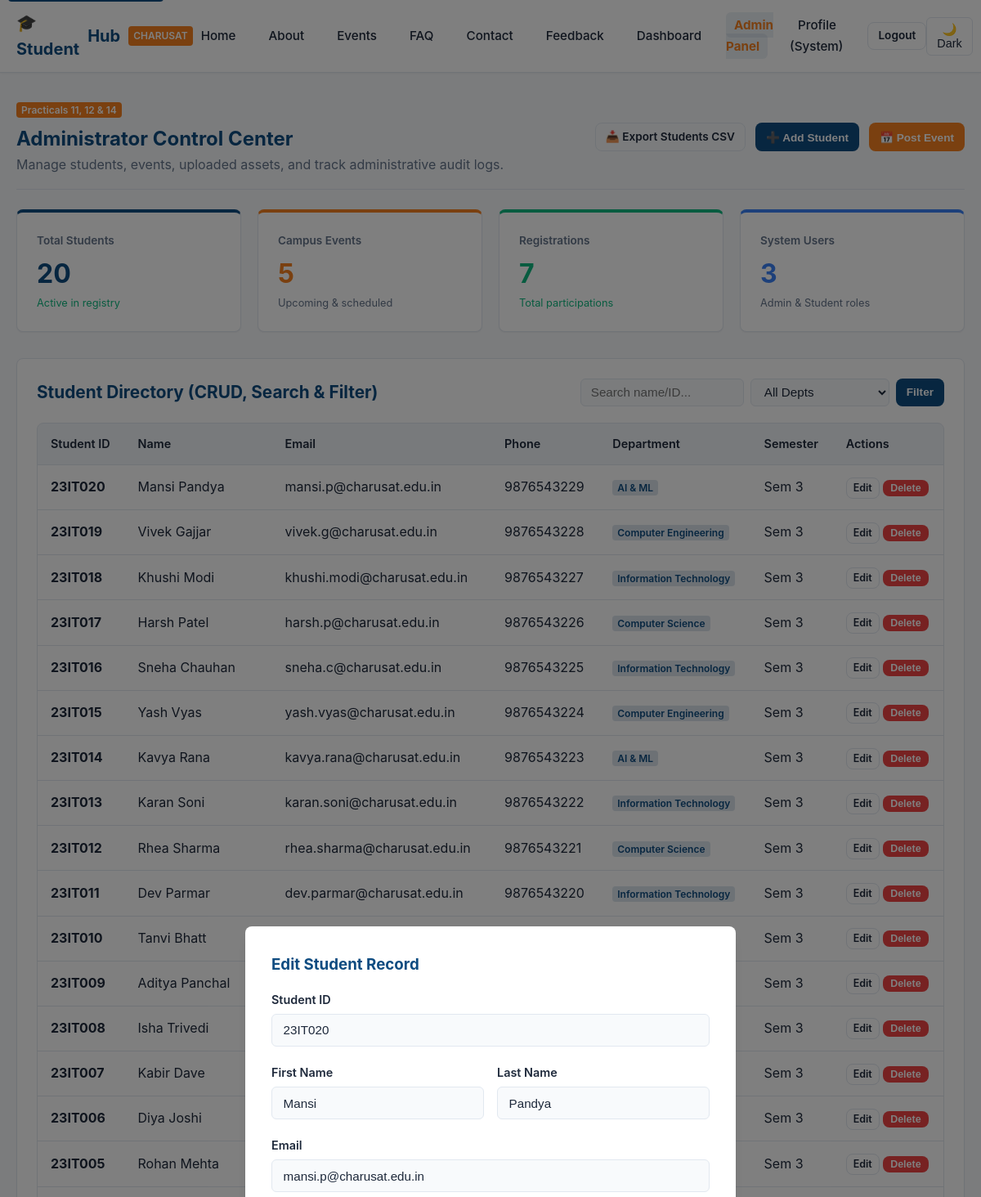
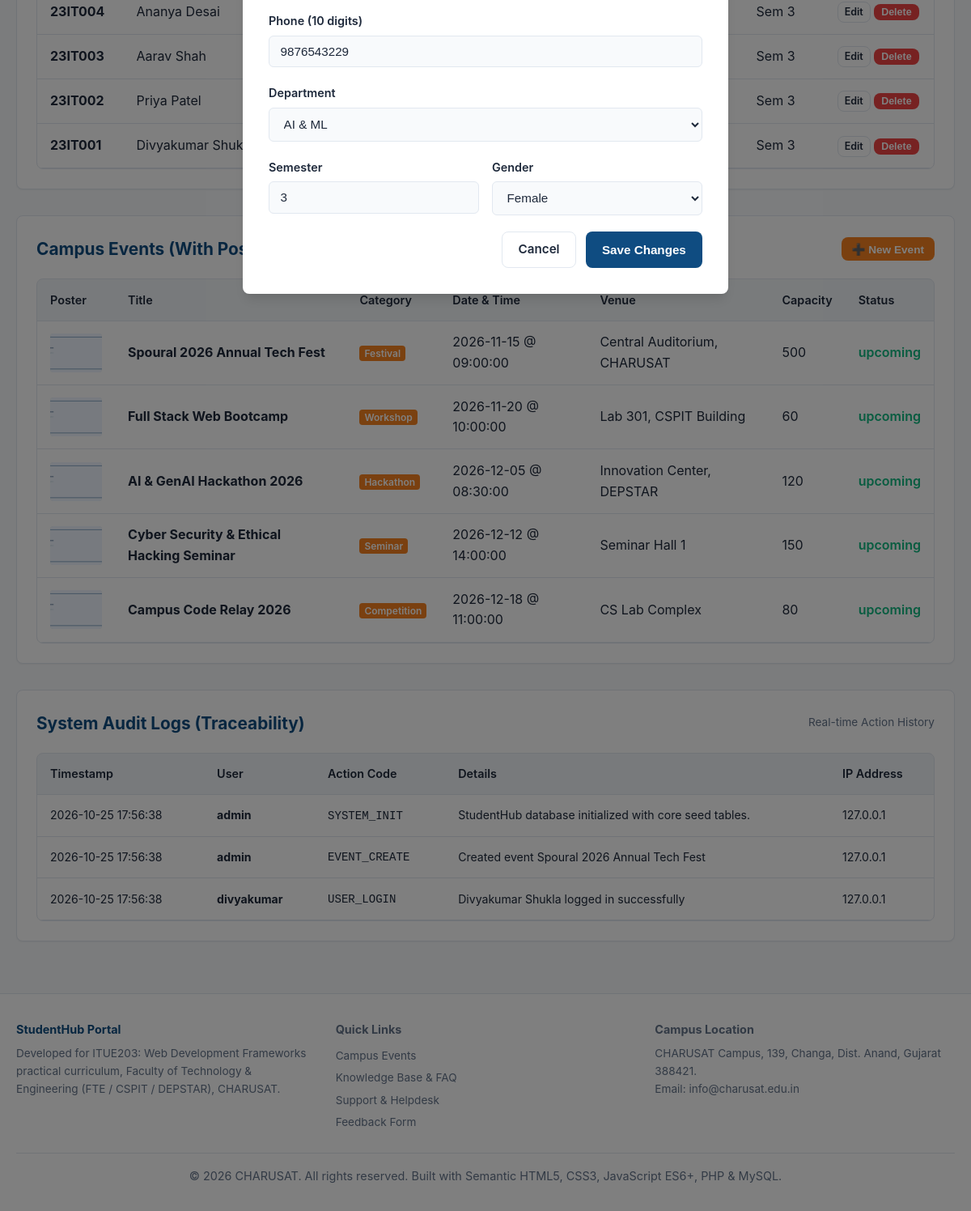
Screenshot of /admin.php?edit_student=20 (signed in) with the database file from the repository (2 pictures, top to bottom).
### tables this page shows
CREATE TABLE `students` (
  `id` INT AUTO_INCREMENT PRIMARY KEY,
  `user_id` INT NULL,
  `student_id` VARCHAR(20) NOT NULL UNIQUE,
  `first_name` VARCHAR(50) NOT NULL,
  `last_name` VARCHAR(50) NOT NULL,
  `email` VARCHAR(100) NOT NULL UNIQUE,
  `phone` VARCHAR(15) NOT NULL,
  `department` VARCHAR(50) NOT NULL,
  `semester` INT NOT NULL DEFAULT 3,
  `gender` ENUM('Male', 'Female', 'Other') NOT NULL,
  `status` ENUM('active', 'inactive', 'deleted') NOT NULL DEFAULT 'active',
  `created_at` TIMESTAMP DEFAULT CURRENT_TIMESTAMP,
  `updated_at` TIMESTAMP DEFAULT CURRENT_TIMESTAMP ON UPDATE CURRENT_TIMESTAMP,
  CONSTRAINT `fk_students_user` FOREIGN KEY (`user_id`) REFERENCES `users` (`id`) ON DELETE SET NULL
);

CREATE TABLE `events` (
  `id` INT AUTO_INCREMENT PRIMARY KEY,
  `title` VARCHAR(150) NOT NULL,
  `category` VARCHAR(50) NOT NULL,
  `description` TEXT NOT NULL,
  `event_date` DATE NOT NULL,
  `event_time` TIME NOT NULL,
  `venue` VARCHAR(100) NOT NULL,
  `poster_image` VARCHAR(255) DEFAULT 'default_event.jpg',
  `capacity` INT NOT NULL DEFAULT 100,
  `status` ENUM('upcoming', 'completed', 'cancelled') NOT NULL DEFAULT 'upcoming',
  `created_by` INT NULL,
  `created_at` TIMESTAMP DEFAULT CURRENT_TIMESTAMP,
  `updated_at` TIMESTAMP DEFAULT CURRENT_TIMESTAMP ON UPDATE CURRENT_TIMESTAMP,
  CONSTRAINT `fk_events_created_by` FOREIGN KEY (`created_by`) REFERENCES `users` (`id`) ON DELETE SET NULL
);

CREATE TABLE `audit_logs` (
  `id` INT AUTO_INCREMENT PRIMARY KEY,
  `user_id` INT NULL,
  `action` VARCHAR(100) NOT NULL,
  `details` TEXT NULL,
  `ip_address` VARCHAR(45) NULL,
  `created_at` TIMESTAMP DEFAULT CURRENT_TIMESTAMP,
  CONSTRAINT `fk_audit_user` FOREIGN KEY (`user_id`) REFERENCES `users` (`id`) ON DELETE SET NULL
);

CREATE TABLE `users` (
  `id` INT AUTO_INCREMENT PRIMARY KEY,
  `username` VARCHAR(50) NOT NULL UNIQUE,
  `email` VARCHAR(100) NOT NULL UNIQUE,
  `password` VARCHAR(255) NOT NULL,
  `role` ENUM('admin', 'student') NOT NULL DEFAULT 'student',
  `full_name` VARCHAR(100) NOT NULL,
  `status` ENUM('active', 'inactive') NOT NULL DEFAULT 'active',
  `last_login` DATETIME NULL,
  `created_at` TIMESTAMP DEFAULT CURRENT_TIMESTAMP,
  `updated_at` TIMESTAMP DEFAULT CURRENT_TIMESTAMP ON UPDATE CURRENT_TIMESTAMP
);

### includes/db.php (called while the page is built, shortened)
<?php
if (class_exists('mysqli')) {
    $conn = @new mysqli(DB_HOST, DB_USER, DB_PASS, DB_NAME, DB_PORT);
    if ($conn->connect_error) {
        error_log("StudentHub DB Connection Error: " . $conn->connect_error);
    } else {
        $db_connected = true;
    }
} else {
    error_log('StudentHub requires the PHP mysqli extension. Enable mysqli in php.ini.');
}
?>

### admin.php (the view, shortened to what this page needs)
<?php
require_once __DIR__ . '/includes/db.php';
$stats = ['students' => 20, 'events' => 5, 'registrations' => 7, 'users' => 3];
$student_list = [];
$event_list = [];
$audit_list = [];
if ($db_connected) {
    $res = $conn->query("SELECT COUNT(*) AS c FROM students WHERE status != 'deleted'");
    if ($res) $stats['students'] = $res->fetch_assoc()['c'];
    $res = $conn->query("SELECT COUNT(*) AS c FROM events");
    if ($res) $stats['events'] = $res->fetch_assoc()['c'];
    $res = $conn->query("SELECT COUNT(*) AS c FROM registrations");
    if ($res) $stats['registrations'] = $res->fetch_assoc()['c'];
    $res = $conn->query("SELECT COUNT(*) AS c FROM users");
    if ($res) $stats['users'] = $res->fetch_assoc()['c'];
    $sql = "SELECT * FROM students WHERE status != 'deleted'";
    $sql .= " ORDER BY id DESC LIMIT 50";
    $st_stmt = $conn->prepare($sql);
    $st_stmt->execute();
    $student_list = $st_stmt->get_result()->fetch_all(MYSQLI_ASSOC);
    $ev_res = $conn->query("SELECT * FROM events ORDER BY event_date ASC");
    if ($ev_res) $event_list = $ev_res->fetch_all(MYSQLI_ASSOC);
    $aud_res = $conn->query("SELECT a.*, u.username FROM audit_logs a LEFT JOIN users u ON a.user_id = u.id ORDER BY a.created_at DESC LIMIT 15");
    if ($aud_res) $audit_list = $aud_res->fetch_all(MYSQLI_ASSOC);
}
$edit_student = null;
if (isset($_GET['edit_student']) && $db_connected) {
    $edit_id = (int)$_GET['edit_student'];
    $edit_stmt = $conn->prepare("SELECT * FROM students WHERE id = ? AND status != 'deleted'");
    $edit_stmt->bind_param('i', $edit_id);
    $edit_stmt->execute();
    $edit_student = $edit_stmt->get_result()->fetch_assoc();
}
require_once __DIR__ . '/includes/header.php';
?>
<section style="margin-bottom: 2rem;">
  <div style="display: flex; justify-content: space-between; align-items: center; flex-wrap: wrap; gap: 1rem; margin-bottom: 1.5rem; border-bottom: 1px solid var(--border-color); padding-bottom: 1rem;">
    <div>
      <span class="brand-badge" style="background: var(--secondary-color);">Practicals 11, 12 & 14</span>
      <h1 style="color: var(--primary-color); margin-top: 0.25rem;">Administrator Control Center</h1>
      <p style="color: var(--text-muted);">Manage students, events, uploaded assets, and track administrative audit logs.</p>
    </div>
    <div style="display: flex; gap: 0.75rem;">
      <a href="admin.php?action=export_students" class="btn btn-outline btn-sm">📥 Export Students CSV</a>
      <button class="btn btn-primary btn-sm" onclick="openModal('addStudentModal')">➕ Add Student</button>
      <button class="btn btn-secondary btn-sm" onclick="openModal('addEventModal')">📅 Post Event</button>
    </div>
  </div>
  <div style="display: grid; grid-template-columns: repeat(auto-fit, minmax(220px, 1fr)); gap: 1.25rem; margin-bottom: 2rem;">
    <div class="card" style="border-top: 4px solid var(--primary-color);">
      <div style="color: var(--text-muted); font-size: 0.85rem; font-weight: 600;">Total Students</div>
      <div style="font-size: 2rem; font-weight: 700; color: var(--primary-color); margin-top: 0.25rem;"><?php echo $stats['students']; ?></div>
      <div style="font-size: 0.8rem; color: var(--accent-color);">Active in registry</div>
    </div>
    <div class="card" style="border-top: 4px solid var(--secondary-color);">
      <div style="color: var(--text-muted); font-size: 0.85rem; font-weight: 600;">Campus Events</div>
      <div style="font-size: 2rem; font-weight: 700; color: var(--secondary-color); margin-top: 0.25rem;"><?php echo $stats['events']; ?></div>
      <div style="font-size: 0.8rem; color: var(--text-muted);">Upcoming & scheduled</div>
    </div>
    <div class="card" style="border-top: 4px solid var(--accent-color);">
      <div style="color: var(--text-muted); font-size: 0.85rem; font-weight: 600;">Registrations</div>
      <div style="font-size: 2rem; font-weight: 700; color: var(--accent-color); margin-top: 0.25rem;"><?php echo $stats['registrations']; ?></div>
      <div style="font-size: 0.8rem; color: var(--accent-color);">Total participations</div>
    </div>
    <div class="card" style="border-top: 4px solid var(--info-color);">
      <div style="color: var(--text-muted); font-size: 0.85rem; font-weight: 600;">System Users</div>
      <div style="font-size: 2rem; font-weight: 700; color: var(--info-color); margin-top: 0.25rem;"><?php echo $stats['users']; ?></div>
      <div style="font-size: 0.8rem; color: var(--text-muted);">Admin & Student roles</div>
    </div>
  </div>
  <div class="card" style="margin-bottom: 2rem;">
    <div style="display: flex; justify-content: space-between; align-items: center; flex-wrap: wrap; gap: 1rem; margin-bottom: 1.25rem;">
      <h2 style="font-size: 1.3rem; color: var(--primary-color);">Student Directory (CRUD, Search & Filter)</h2>
      <form method="GET" action="admin.php" style="display: flex; gap: 0.5rem; flex-wrap: wrap;">
        <input type="text" name="st_search" class="form-control" style="width: 200px; padding: 0.4rem 0.75rem;" placeholder="Search name/ID..." value="<?php echo htmlspecialchars($_GET['st_search'] ?? ''); ?>">
        <select name="st_dept" class="form-control" style="width: 170px; padding: 0.4rem 0.75rem;">
          <option value="all">All Depts</option>
        </select>
        <button type="submit" class="btn btn-primary btn-sm">Filter</button>
      </form>
    </div>
    <div class="table-responsive">
      <table class="table">
        <thead>
          <tr>
            <th>Student ID</th>
            <th>Name</th>
            <th>Email</th>
            <th>Phone</th>
            <th>Department</th>
            <th>Semester</th>
            <th>Actions</th>
          </tr>
        </thead>
        <tbody>
          <?php if (empty($student_list)): ?>
            <tr><td colspan="7" style="text-align:center; color:var(--text-muted);">No student records found.</td></tr>
          <?php else: ?>
            <?php foreach ($student_list as $st): ?>
              <tr>
                <td><strong><?php echo htmlspecialchars($st['student_id']); ?></strong></td>
                <td><?php echo htmlspecialchars($st['first_name'] . ' ' . $st['last_name']); ?></td>
                <td><?php echo htmlspecialchars($st['email']); ?></td>
                <td><?php echo htmlspecialchars($st['phone']); ?></td>
                <td><span class="brand-badge" style="background: rgba(15,76,129,0.15); color: var(--primary-color);"><?php echo htmlspecialchars($st['department']); ?></span></td>
                <td>Sem <?php echo htmlspecialchars($st['semester']); ?></td>
                <td>
                  <a class="btn btn-outline btn-sm" style="padding:2px 8px;font-size:.78rem;" href="admin.php?edit_student=<?php echo (int)$st['id']; ?>">Edit</a>
                  <form method="POST" action="admin.php" onsubmit="return confirm('Confirm deleting student <?php echo htmlspecialchars($st['student_id']); ?>?');" style="display:inline;">
                    <button type="submit" class="btn btn-danger btn-sm" style="padding: 2px 8px; font-size: 0.78rem;">Delete</button>
                  </form>
                </td>
              </tr>
            <?php endforeach; ?>
          <?php endif; ?>
        </tbody>
      </table>
    </div>
  </div>
  <div class="card" style="margin-bottom: 2rem;">
    <div style="display: flex; justify-content: space-between; align-items: center; margin-bottom: 1.25rem;">
      <h2 style="font-size: 1.3rem; color: var(--primary-color);">Campus Events (With Poster Validation)</h2>
      <button class="btn btn-secondary btn-sm" onclick="openModal('addEventModal')">➕ New Event</button>
    </div>
    <div class="table-responsive">
      <table class="table">
        <thead>
          <tr>
            <th>Poster</th>
            <th>Title</th>
            <th>Category</th>
            <th>Date & Time</th>
            <th>Venue</th>
            <th>Capacity</th>
            <th>Status</th>
          </tr>
        </thead>
        <tbody>
          <?php foreach ($event_list as $ev): ?>
            <tr>
              <td>
                <div style="width: 64px; height: 48px; border-radius: 4px; background: #e2e8f0; display:flex; align-items:center; justify-content:center; overflow:hidden;">
                  <img src="<?php echo htmlspecialchars((!empty($ev['poster_image']) && file_exists(__DIR__ . '/assets/uploads/' . basename($ev['poster_image'])) ? 'assets/uploads/' . basename($ev['poster_image']) : 'assets/images/default_event.jpg')); ?>" alt="Event poster" style="width:100%;height:100%;object-fit:cover;" onerror="this.onerror=null;this.src='assets/images/default_event.jpg';">
                </div>
              </td>
              <td><strong><?php echo htmlspecialchars($ev['title']); ?></strong></td>
              <td><span class="brand-badge"><?php echo htmlspecialchars($ev['category']); ?></span></td>
              <td><?php echo htmlspecialchars($ev['event_date']); ?> @ <?php echo htmlspecialchars($ev['event_time']); ?></td>
              <td><?php echo htmlspecialchars($ev['venue']); ?></td>
              <td><?php echo htmlspecialchars($ev['capacity']); ?></td>
              <td><span style="color: var(--accent-color); font-weight:600;"><?php echo htmlspecialchars($ev['status']); ?></span></td>
            </tr>
          <?php endforeach; ?>
        </tbody>
      </table>
    </div>
  </div>
  <div class="card">
    <div style="display: flex; justify-content: space-between; align-items: center; margin-bottom: 1.25rem;">
      <h2 style="font-size: 1.3rem; color: var(--primary-color);">System Audit Logs (Traceability)</h2>
      <span style="font-size: 0.85rem; color: var(--text-muted);">Real-time Action History</span>
    </div>
    <div class="table-responsive">
      <table class="table" style="font-size: 0.88rem;">
        <thead>
          <tr>
            <th>Timestamp</th>
            <th>User</th>
            <th>Action Code</th>
            <th>Details</th>
            <th>IP Address</th>
          </tr>
        </thead>
        <tbody>
          <?php foreach ($audit_list as $log): ?>
            <tr>
              <td><?php echo htmlspecialchars($log['created_at']); ?></td>
              <td><strong><?php echo htmlspecialchars($log['username'] ?? 'System'); ?></strong></td>
              <td><code><?php echo htmlspecialchars($log['action']); ?></code></td>
              <td><?php echo htmlspecialchars($log['details']); ?></td>
              <td><?php echo htmlspecialchars($log['ip_address']); ?></td>
            </tr>
          <?php endforeach; ?>
        </tbody>
      </table>
    </div>
  </div>
</section>
<?php if ($edit_student): ?>
<div id="editStudentModal" class="modal-backdrop" style="display:flex;">
 <div class="modal-content" style="max-width:600px; max-height:90vh; overflow:auto;">
  <h3 style="color:var(--primary-color);margin-bottom:1rem;">Edit Student Record</h3>
  <form method="POST" action="admin.php">
   <div class="form-group"><label class="form-label">Student ID</label><input class="form-control" name="student_id" required value="<?php echo htmlspecialchars($edit_student['student_id']); ?>"></div>
   <div style="display:grid;grid-template-columns:1fr 1fr;gap:1rem;">
    <div class="form-group"><label class="form-label">First Name</label><input class="form-control" name="first_name" required value="<?php echo htmlspecialchars($edit_student['first_name']); ?>"></div>
    <div class="form-group"><label class="form-label">Last Name</label><input class="form-control" name="last_name" required value="<?php echo htmlspecialchars($edit_student['last_name']); ?>"></div>
   </div>
   <div class="form-group"><label class="form-label">Email</label><input type="email" class="form-control" name="email" required value="<?php echo htmlspecialchars($edit_student['email']); ?>"></div>
   <div class="form-group"><label class="form-label">Phone (10 digits)</label><input class="form-control" name="phone" required pattern="[0-9]{10}" value="<?php echo htmlspecialchars($edit_student['phone']); ?>"></div>
   <div class="form-group"><label class="form-label">Department</label><select class="form-control" name="department"><option>AI &amp; ML</option></select></div>
   <div style="display:grid;grid-template-columns:1fr 1fr;gap:1rem;">
    <div class="form-group"><label class="form-label">Semester</label><input type="number" min="1" max="8" class="form-control" name="semester" required value="<?php echo (int)$edit_student['semester']; ?>"></div>
    <div class="form-group"><label class="form-label">Gender</label><select class="form-control" name="gender"><option <?php echo $edit_student['gender']==='Female'?'selected':''; ?>>Female</option></select></div>
   </div>
   <div style="display:flex;justify-content:flex-end;gap:.75rem;"><a class="btn btn-outline" href="admin.php">Cancel</a><button class="btn btn-primary" type="submit">Save Changes</button></div>
  </form>
 </div>
</div>
<?php endif; ?>
<?php require_once __DIR__ . '/includes/footer.php'; ?>

### rows the page displays
students: student "23IT020", first_name+last_name "Mansi Pandya", email "mansi.p@charusat.edu.in", phone "9876543229", department "AI & ML", semester "3", student_id "23IT020", first_name "Mansi", last_name "Pandya", gender "Female"
students: student "23IT019", first_name+last_name "Vivek Gajjar", email "vivek.g@charusat.edu.in", phone "9876543228", department "Computer Engineering", semester "3"
students: student "23IT018", first_name+last_name "Khushi Modi", email "khushi.modi@charusat.edu.in", phone "9876543227", department "Information Technology", semester "3"
students: student "23IT017", first_name+last_name "Harsh Patel", email "harsh.p@charusat.edu.in", phone "9876543226", department "Computer Science", semester "3"
students: student "23IT016", first_name+last_name "Sneha Chauhan", email "sneha.c@charusat.edu.in", phone "9876543225", department "Information Technology", semester "3"
students: student "23IT015", first_name+last_name "Yash Vyas", email "yash.vyas@charusat.edu.in", phone "9876543224", department "Computer Engineering", semester "3"
students: student "23IT014", first_name+last_name "Kavya Rana", email "kavya.rana@charusat.edu.in", phone "9876543223", department "AI & ML", semester "3"
students: student "23IT013", first_name+last_name "Karan Soni", email "karan.soni@charusat.edu.in", phone "9876543222", department "Information Technology", semester "3"
students: student "23IT012", first_name+last_name "Rhea Sharma", email "rhea.sharma@charusat.edu.in", phone "9876543221", department "Computer Science", semester "3"
students: student "23IT011", first_name+last_name "Dev Parmar", email "dev.parmar@charusat.edu.in", phone "9876543220", department "Information Technology", semester "3"
students: student "23IT010", first_name+last_name "Tanvi Bhatt", semester "3"
students: student "23IT009", first_name+last_name "Aditya Panchal", semester "3"
students: student "23IT008", first_name+last_name "Isha Trivedi", semester "3"
students: student "23IT007", first_name+last_name "Kabir Dave", semester "3"
students: student "23IT006", first_name+last_name "Diya Joshi", semester "3"
students: student "23IT005", first_name+last_name "Rohan Mehta", semester "3"
students: student "23IT004", first_name+last_name "Ananya Desai", semester "3"
students: student "23IT003", first_name+last_name "Aarav Shah", semester "3"
students: student "23IT002", first_name+last_name "Priya Patel", semester "3"
students: student "23IT001", first_name+last_name "Divyakumar Shukla", semester "3"
events: title "Spoural 2026 Annual Tech Fest", category "Festival", event_date "2026-11-15", event_time "09:00:00", venue "Central Auditorium, CHARUSAT", capacity "500", status "upcoming"
events: title "Full Stack Web Bootcamp", category "Workshop", event_date "2026-11-20", event_time "10:00:00", venue "Lab 301, CSPIT Building", capacity "60", status "upcoming"
events: title "AI & GenAI Hackathon 2026", category "Hackathon", event_date "2026-12-05", event_time "08:30:00", venue "Innovation Center, DEPSTAR", capacity "120", status "upcoming"
events: title "Cyber Security & Ethical Hacking Seminar", category "Seminar", event_date "2026-12-12", event_time "14:00:00", venue "Seminar Hall 1", capacity "150", status "upcoming"
events: title "Campus Code Relay 2026", category "Competition", event_date "2026-12-18", event_time "11:00:00", venue "CS Lab Complex", capacity "80", status "upcoming"
audit_logs: created_at "2026-10-25 17:56:38", user.username "admin", action "SYSTEM_INIT", details "StudentHub database initialized with core seed tables.", ip_address "127.0.0.1"
audit_logs: created_at "2026-10-25 17:56:38", user.username "admin", action "EVENT_CREATE", details "Created event Spoural 2026 Annual Tech Fest", ip_address "127.0.0.1"
audit_logs: created_at "2026-10-25 17:56:38", user.username "divyakumar", action "USER_LOGIN", details "Divyakumar Shukla logged in successfully", ip_address "127.0.0.1"

### other values shown
explode(' ', $user_name)[0] "System"
$stats['students'] "20"
$stats['events'] "5"
$stats['registrations'] "7"
$stats['users'] "3"
